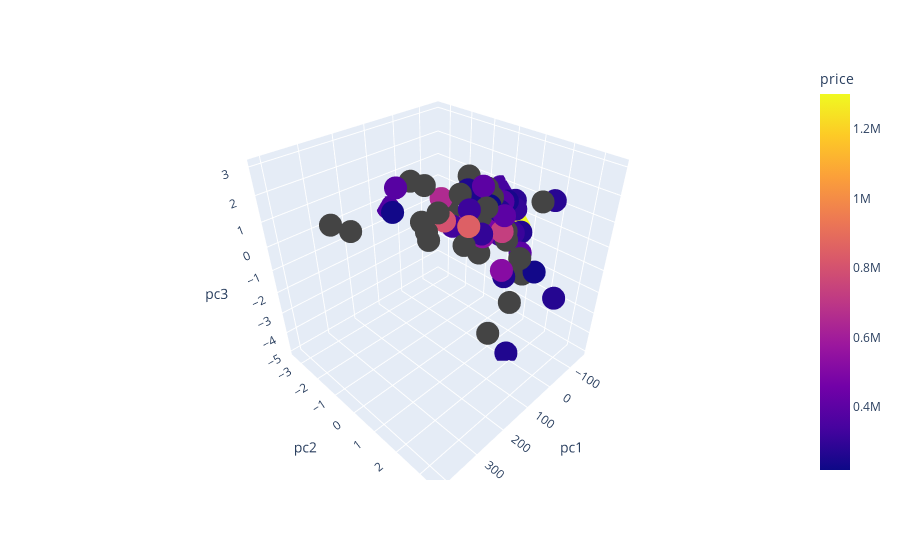

Here is the notebook cell this chart was saved with:
### Code cell
# Create your plot
fig = px.scatter_3d(pca_dataframe.head(100), x="pc1", y="pc2", z="pc3", color="price")
fig.show()
